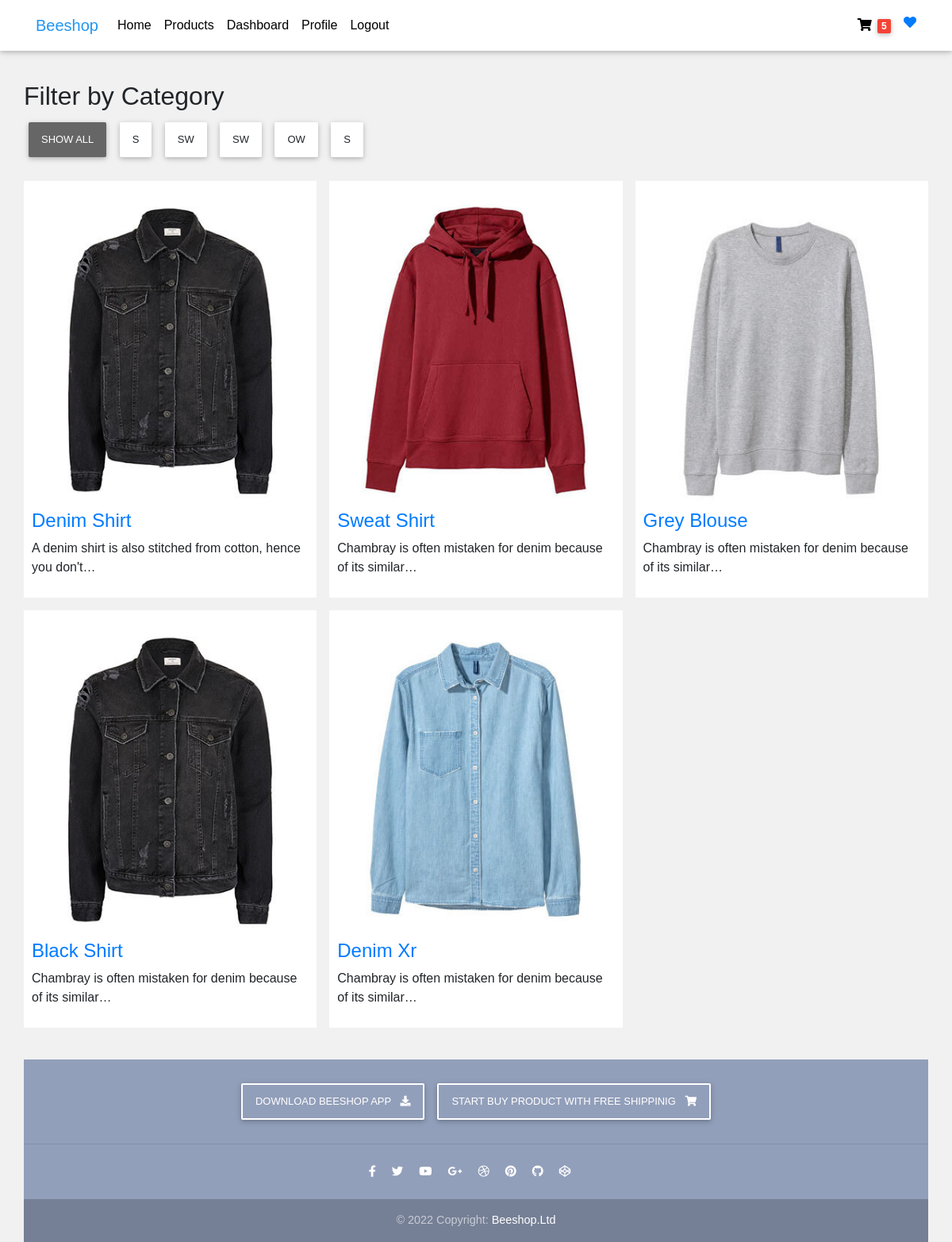
The app's page /all_products (signed in) with its own data.
### shop/models.py (models this page shows, shortened)
class Item(models.Model):
    title = models.CharField(max_length=100)
    price = models.FloatField()
    discount_price = models.FloatField(blank=True, null=True)
    category = models.CharField(choices=CATEGORY_CHOICES, max_length=2)
    label = models.CharField(choices=LABEL_CHOICES, max_length=1)
    slug = models.SlugField()
    description = models.TextField()
    image = models.ImageField()
    favourite = models.BooleanField(blank=True, default=False)

### shop/views.py (the view)
# urls.py: path('all_products', All_Product.as_view(), name='all_product'),
class All_Product(LoginRequiredMixin, ListView):
    model = Item
    template_name = 'dashboard/ecommerce-product.html'

### templates/dashboard/ecommerce-product.html (shortened to what this page needs)
{% extends 'base.html' %} {% block content %}
{% load static %}
<h2>Filter by Category</h2>
<div id="myBtnContainer">
  <button class="btn active" onclick="filterSelection('all')">Show all</button>
  {% for item in object_list %}
  <button class="btn" onclick="filterSelection('{{item.category}}')">
    {{item.category}}
  </button>
  {% endfor %}
</div>
<div class="row ">
  {% for item in object_list %}
    <div class="column {{item.category}}">
      <div class="content">
        <img src="{{item.image.url}}" alt="Mountains" style="width: 100%" />
        <a href="{% url 'shop:product' item.slug %}"><h4>{{item.title}}</h4></a>
        <p>{{item.description | truncatechars:60}}</p>
      </div>
    </div>
  {% endfor %}
</div>
{% endblock %}

### templates/base.html (style rules this page uses)
html, body, header, .carousel { height: 60vh; }

### templates/dashboard/ecommerce-product.html (style rules this page uses)
* { box-sizing: border-box; }
body { background-color: #f1f1f1; padding: 30px; font-family: Arial; }
.row { margin: 8px -16px; }
.row, .row > .column { padding: 8px; }
.column { float: left; width: 33.33%; display: none; }
.row:after { content: ""; display: table; clear: both; }
.content { background-color: white; padding: 10px; }
.show { display: block; }
.btn { border: none; outline: none; padding: 12px 16px; background-color: white; cursor: pointer; }
.btn.active { background-color: #666; color: white; }

### records on screen
Item: category "S", image (picture), title "Denim Shirt", description "A denim shirt is also stitched from cotton, hence you don't…"
Item: category "SW", image (picture), title "Sweat Shirt", description "Chambray is often mistaken for denim because of its similar…"
Item: category "SW", image (picture), title "Grey Blouse", description "Chambray is often mistaken for denim because of its similar…"
Item: category "OW", image (picture), title "Black Shirt", description "Chambray is often mistaken for denim because of its similar…"
Item: category "S", image (picture), title "Denim Xr", description "Chambray is often mistaken for denim because of its similar…"

### other values on screen
{{ object_list.count }} "5"
